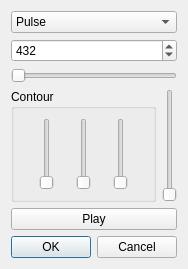
<?xml version="1.0" encoding="UTF-8"?>
<ui version="4.0">
 <class>DialogMusicInstrumentTest</class>
 <widget class="QDialog" name="DialogMusicInstrumentTest">
  <property name="geometry">
   <rect>
    <x>0</x>
    <y>0</y>
    <width>184</width>
    <height>269</height>
   </rect>
  </property>
  <property name="windowTitle">
   <string>Dialog</string>
  </property>
  <layout class="QVBoxLayout" name="verticalLayout">
   <item>
    <widget class="QComboBox" name="comboBoxWavType">
     <item>
      <property name="text">
       <string>Pulse</string>
      </property>
     </item>
     <item>
      <property name="text">
       <string>Triangle</string>
      </property>
     </item>
     <item>
      <property name="text">
       <string>Sine</string>
      </property>
     </item>
     <item>
      <property name="text">
       <string>Noise</string>
      </property>
     </item>
    </widget>
   </item>
   <item>
    <widget class="QSpinBox" name="spinBoxFreq">
     <property name="minimum">
      <number>20</number>
     </property>
     <property name="maximum">
      <number>20000</number>
     </property>
     <property name="value">
      <number>432</number>
     </property>
    </widget>
   </item>
   <item>
    <widget class="QSlider" name="horizontalSliderFreq">
     <property name="toolTip">
      <string>Pitch</string>
     </property>
     <property name="minimum">
      <number>1</number>
     </property>
     <property name="maximum">
      <number>20000</number>
     </property>
     <property name="orientation">
      <enum>Qt::Horizontal</enum>
     </property>
    </widget>
   </item>
   <item>
    <layout class="QHBoxLayout" name="horizontalLayout_2">
     <item>
      <widget class="QGroupBox" name="groupBox">
       <property name="title">
        <string>Contour</string>
       </property>
       <layout class="QHBoxLayout" name="horizontalLayout_3">
        <item>
         <widget class="QSlider" name="verticalSliderT1">
          <property name="toolTip">
           <string>T1</string>
          </property>
          <property name="minimum">
           <number>1</number>
          </property>
          <property name="maximum">
           <number>1000</number>
          </property>
          <property name="orientation">
           <enum>Qt::Vertical</enum>
          </property>
         </widget>
        </item>
        <item>
         <widget class="QSlider" name="verticalSliderT2">
          <property name="toolTip">
           <string>T2</string>
          </property>
          <property name="minimum">
           <number>1</number>
          </property>
          <property name="maximum">
           <number>1000</number>
          </property>
          <property name="orientation">
           <enum>Qt::Vertical</enum>
          </property>
         </widget>
        </item>
        <item>
         <widget class="QSlider" name="verticalSliderT3">
          <property name="toolTip">
           <string>T3</string>
          </property>
          <property name="minimum">
           <number>1</number>
          </property>
          <property name="maximum">
           <number>1000</number>
          </property>
          <property name="orientation">
           <enum>Qt::Vertical</enum>
          </property>
         </widget>
        </item>
       </layout>
      </widget>
     </item>
     <item>
      <widget class="QSlider" name="verticalSliderMaxVol">
       <property name="toolTip">
        <string>MaxVol</string>
       </property>
       <property name="orientation">
        <enum>Qt::Vertical</enum>
       </property>
      </widget>
     </item>
    </layout>
   </item>
   <item>
    <widget class="QPushButton" name="pushButtonPlay">
     <property name="text">
      <string>Play</string>
     </property>
    </widget>
   </item>
   <item>
    <widget class="QDialogButtonBox" name="buttonBox">
     <property name="orientation">
      <enum>Qt::Horizontal</enum>
     </property>
     <property name="standardButtons">
      <set>QDialogButtonBox::Cancel|QDialogButtonBox::Ok</set>
     </property>
    </widget>
   </item>
  </layout>
 </widget>
 <resources/>
 <connections>
  <connection>
   <sender>buttonBox</sender>
   <signal>accepted()</signal>
   <receiver>DialogMusicInstrumentTest</receiver>
   <slot>accept()</slot>
   <hints>
    <hint type="sourcelabel">
     <x>174</x>
     <y>259</y>
    </hint>
    <hint type="destinationlabel">
     <x>157</x>
     <y>268</y>
    </hint>
   </hints>
  </connection>
  <connection>
   <sender>buttonBox</sender>
   <signal>rejected()</signal>
   <receiver>DialogMusicInstrumentTest</receiver>
   <slot>reject()</slot>
   <hints>
    <hint type="sourcelabel">
     <x>174</x>
     <y>259</y>
    </hint>
    <hint type="destinationlabel">
     <x>183</x>
     <y>268</y>
    </hint>
   </hints>
  </connection>
  <connection>
   <sender>horizontalSliderFreq</sender>
   <signal>valueChanged(int)</signal>
   <receiver>spinBoxFreq</receiver>
   <slot>setValue(int)</slot>
   <hints>
    <hint type="sourcelabel">
     <x>88</x>
     <y>73</y>
    </hint>
    <hint type="destinationlabel">
     <x>123</x>
     <y>53</y>
    </hint>
   </hints>
  </connection>
  <connection>
   <sender>spinBoxFreq</sender>
   <signal>valueChanged(int)</signal>
   <receiver>horizontalSliderFreq</receiver>
   <slot>setValue(int)</slot>
   <hints>
    <hint type="sourcelabel">
     <x>136</x>
     <y>51</y>
    </hint>
    <hint type="destinationlabel">
     <x>159</x>
     <y>80</y>
    </hint>
   </hints>
  </connection>
 </connections>
</ui>
